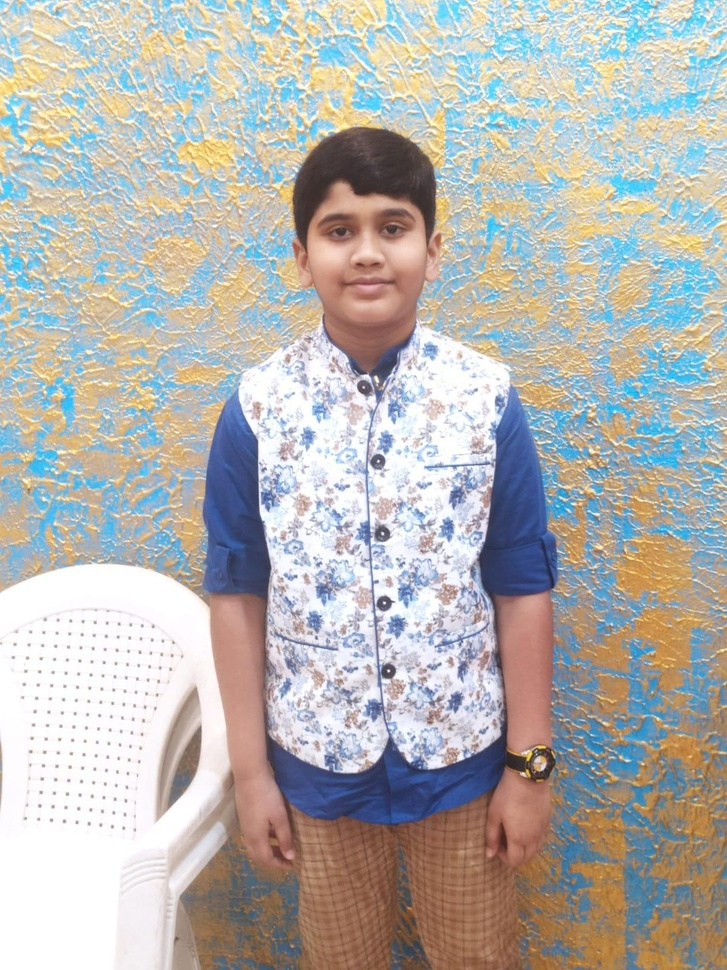
#> input picture temp_uploaded_image.jpg, 727 x 970 px, shrunk from 1200 x 1600 before the run
$ python -i color_detector.py   (imports and definitions only)
#> lines starting #> are read from the running program, lines starting #| are printed output that depends on the picture
#> further down, picture is the input picture: shape (970, 727, 3); mean B, G, R 176.8, 180.3, 181.7
import cv2
import numpy as np

def detect_skin_tone(image_cv2):
    """Detects dominant skin tone in selfie (based on face region)."""
    gray = cv2.cvtColor(image_cv2, cv2.COLOR_BGR2GRAY)
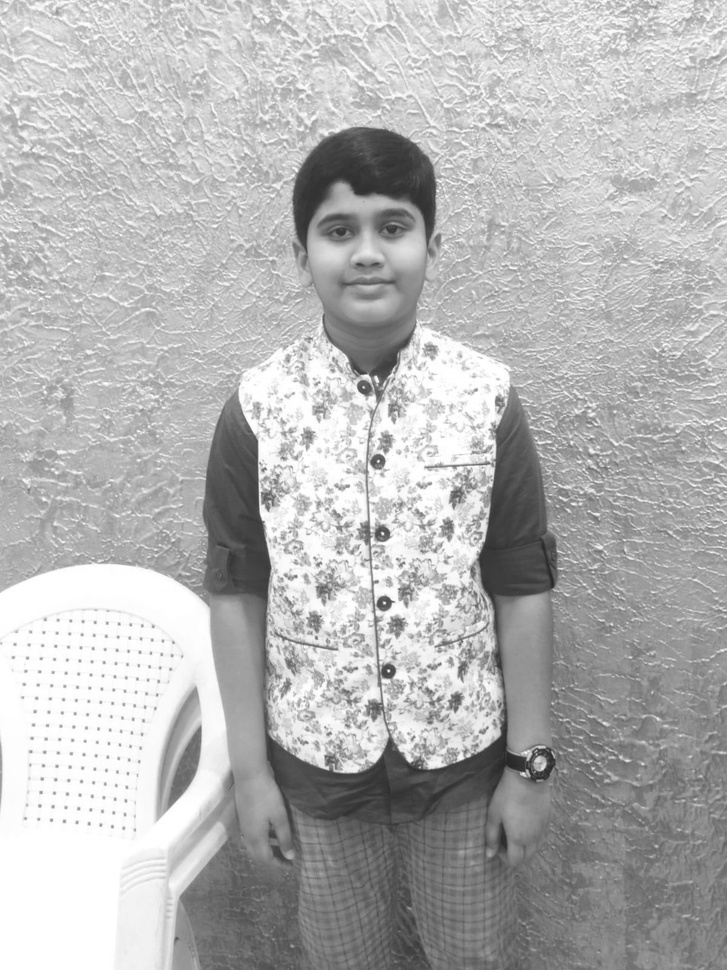
#> gray: shape (970, 727); min 36, max 255, mean 180.3
    face_cascade = cv2.CascadeClassifier(cv2.data.haarcascades + "haarcascade_frontalface_default.xml")
    faces = face_cascade.detectMultiScale(gray, scaleFactor=1.1, minNeighbors=5)
#> faces = [[288, 168, 156, 156]]

    if len(faces) == 0:
        return "Unknown"

    (x, y, w, h) = faces[0]
#> x = 288; y = 168; w = 156; h = 156
    face_region = image_cv2[y:y+h, x:x+w]
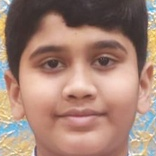
#> face_region: shape (156, 156, 3); mean B, G, R 118.2, 131.6, 164.6

    pixels = face_region.reshape((-1, 3))
    pixels = np.float32(pixels)

    n_colors = 1  # Detect dominant skin tone
    criteria = (cv2.TERM_CRITERIA_EPS + cv2.TERM_CRITERIA_MAX_ITER, 50, 0.2)
    _, labels, centers = cv2.kmeans(pixels, n_colors, None, criteria, 10, cv2.KMEANS_RANDOM_CENTERS)
#> centers = [[118.2, 131.6, 164.6]]
    dominant_color = centers[0].astype(int)
#> dominant_color = [118, 131, 164]

    # Simple color label (can be improved later)
    if dominant_color[2] > 150:
        return "Fair"
    elif dominant_color[2] > 100:
        return "Medium"
    else:
        return "Dark"

>>> import cv2
>>> picture = cv2.imread('../temp_uploaded_image.jpg')
>>> result = detect_skin_tone(picture)
#> result = 'Fair'
